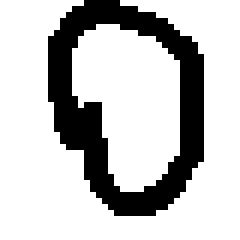
#> input picture rsc/origin/0_1031.bmp, 40 x 40 px (shown 6 times larger); its folder holds 4 pictures in this run
$ python main.py
#> lines starting #> are read from the running program, lines starting #| are printed output that depends on the picture; after the words box and inside, x2 and y2 are one past the last pixel; in counts of white or black regions, pixels touching at a corner belong together
### hwrImage/image_handle.py
import os
import cv2
import numpy as np


def __createDir(output_dir: str) -> None:
    if not os.path.exists(output_dir):
        try:
            os.makedirs(output_dir)
            print("创建目录: %s", output_dir)
        except OSError as e:
            print("创建目录 %s 失败: %s", output_dir, str(e))
            raise


# 定义rsc目录
abs_work_space = os.getcwd()
origin_dir = os.path.join(abs_work_space, 'rsc/origin')
processed_dir = os.path.join(abs_work_space, 'rsc/processed')
model_dir = os.path.join(abs_work_space, 'rsc/model')
test_pattern_dir = os.path.join(abs_work_space, 'rsc/test_pattern')

feature_file = os.path.join(model_dir, 'feature_list.txt')

__createDir(processed_dir)
__createDir(model_dir)


def clear_old_data():
    """
    清除旧数据, 删除rsc目录下的processed和model文件夹中的内容, 但保留文件夹
    :return: 无异常则返回True
    """
    for directory in [processed_dir, model_dir]:
        if os.path.exists(directory):
            # 遍历文件夹中的所有内容
            for item in os.listdir(directory):
                item_path = os.path.join(directory, item)
                # 如果是文件，删除文件
                if os.path.isfile(item_path):
                    os.remove(item_path)
                # 如果是文件夹，递归删除文件夹内容后删除文件夹
                elif os.path.isdir(item_path):
                    os.rmdir(item_path)
#> pass 2 of the loop in clear_old_data, `for directory in [processed_dir, model_dir]:`:
    return True


def preprocess(dir_name , pre_dir):
    """
    根据文件夹名, 循环遍历所有图像, 对每一张图像进行预处理
    :param dir_name: 原始文件夹
    :param pre_dir: 预处理后的图像保存路径
    :return: 预处理过程无异常情况则返回True,否则False
    """
#> called with dir_name = 'rsc/origin', pre_dir = 'rsc/processed'
    # 1.获得指定文件夹下所有的文件名
    file_name_list = os.listdir(dir_name)
    # 2.针对每一个图像进行预处理操作, 循环遍历文件名列表
    for file_name in file_name_list:
        # 2.1 根据文件名, 读取图像（灰度图）
        img_path = dir_name + "/" + file_name
        # print(file_name)
        img = cv2.imread(img_path, cv2.IMREAD_GRAYSCALE)    # 灰度图
#> img: shape (40, 40); 76.6% white; 1 black region, box (x1, y1, x2, y2) and area: (8, 0, 34, 36) 375
        # 2.2 对图像进行预处理操作
        dst_img = img_preprocess(img)
#> in img_preprocess, `dst_img = image[int(top):int(bottom), int(left):int(right)]`:
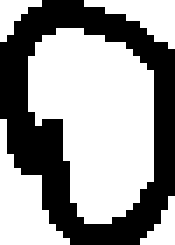
#> dst_img: shape (35, 25) (shown 7 times larger); 60% white; 1 black region, box (x1, y1, x2, y2) and area: (0, 0, 25, 35) 350
        # 2.3 把预处理后的图像存储
        preimg_path = pre_dir + "/" + file_name
        cv2.imwrite(preimg_path, dst_img)
#> pass 2 of the loop in preprocess, `for file_name in file_name_list:`:
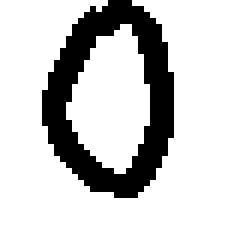
#> input picture rsc/origin/0_120.bmp, 40 x 40 px (shown 6 times larger)
#> img: shape (40, 40); 80.2% white; 1 black region, box (x1, y1, x2, y2) and area: (7, 0, 29, 33) 316
#> in img_preprocess (call 2), `dst_img = image[int(top):int(bottom), int(left):int(right)]`:
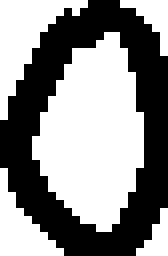
#> dst_img: shape (32, 21) (shown 8 times larger); 55.2% white; 1 black region, box (x1, y1, x2, y2) and area: (0, 0, 21, 32) 301
    return True


def  create_feature_file(dir_path, data_file_name):
    """
    对dir_path下的所有图像, 提取特征值, 并生成数据文档
    :param dir_path: 文件夹名
    :param data_file_name: 数据文档名
    :return: 无异常, 则为True
    """
#> called with dir_path = 'rsc/processed', data_file_name = 'rsc/model/feature_list.txt'
    # 1.获得指定文件夹下所有的文件名
    file_name_list = os.listdir(dir_path)
    # 2.针对每一个图像进行预处理操作, 循环遍历文件名列表
    X = np.zeros((1, 64))
    Y = np.zeros((1,1))
    for file_name in file_name_list:
        # 2.1 根据文件名, 读取图像（灰度图）
        img_path = dir_path + "/" + file_name
        img = cv2.imread(img_path, cv2.IMREAD_GRAYSCALE)  # 灰度图
        # 2.2 获得当前样本的目标值
        # 根据文件的命名规则, 第一个字符就是其目标值
        y = int(file_name[0])
        # 2.3 提取特征值
        feature = get_feature(img)
        # 将单个样本的目标值和特征值进行拼接, axis=0, 按列拼接
        X = np.append(X, feature, axis=0)
        Y = np.append(Y, np.array(y).reshape((1,1)), axis=0)
#> pass 2 of the loop in create_feature_file, `for file_name in file_name_list:`:

    feature_set = np.append(X, Y, axis=1)
    # 将数据直接保存, 舍弃第一行
    np.savetxt(data_file_name, feature_set[1:,:], fmt='%d')
    return True


def img_preprocess(src_img):
    """
    针对一张灰度图, 进行预处理,对图像进行简单的剪裁
    :param src_img: 原始图片
    :return: 预处理之后的图片
    """
    image = src_img
    # 获取长宽
    row, col = image.shape
    # 交叉遍历, 顶层从底下往上找0, 右边从左边往右找0
    top = row
    bottom = 0
    left = col
    right = 0
    # i为行, j为列
    for i in range(row):
        for j in range(col):
            # 找0, 也就是找黑色的有字部分
            if image[i, j] == 0:
                # 找到最小的有字部分的行, 也就是顶层
                if i < top:
                    top = i
                # 找到最小的有字部分的列, 也就是最左边
                if j < left:
                    left = j
                # 找到最大的有字部分的行, 也就是底层
                if i > bottom:
                    bottom = i
                # 找到最大的有字部分的列, 也就是最右边
                if j > right:
                    right = j
    # 剪裁图像
    dst_img = image[int(top):int(bottom), int(left):int(right)]
    # 统一预处理后的图像大小, 8 * 8像素
    dst_img = cv2.resize(dst_img, (8, 8))
    return dst_img


def get_feature(src_img):
    """
    提取单张图片的特征值
    :param src_img:
    :return:
    """
    row, col = src_img.shape
    # 预处理后的图片8*8像素中的黑色部分就是特征值
    # 对其进行排列成1*64的行, 得到的是灰度图的特征值
    feature = np.array(src_img).reshape((1, row*col))
    return feature

### hwrModel/knn_model.py
import numpy as np
from sklearn import neighbors, datasets
from sklearn.model_selection import train_test_split


def load_data(file_name, test_s):
    """
    读取数据集，分割训练集和测试集
    :param file_name: 数据集文件名
    :param test_s: 测试集比例
    :return: 训练集和测试集
    """
    # 读取数据集，数据集为csv格式，第一列为目标值，其他列为特征值
    # usecols参数意思是选取文件的列，usecols=tuple(range(64))为前64列（0-63）
    X = np.loadtxt(file_name, usecols=tuple(range(64)))
    # usecols=(64,)意思是选取第64列，也就是目标值
    Y = np.loadtxt(file_name, usecols=(64,))
    x_train, x_test, y_train, y_test = train_test_split(X, Y, test_size=test_s)
    return x_train, x_test, y_train, y_test


def train_model(x_train, y_train):
    """
    训练模型, 使用KNN算法
    :param x_train: 训练集特征值
    :param y_train: 训练集目标值
    :return: 训练好的模型
    """
    # 调用KNN算法进行训练clf参数
    clf = neighbors.KNeighborsClassifier(n_neighbors=4, algorithm='auto', n_jobs=-1)
    # 用划分好的x_train, y_train进行训练
    clf.fit(x_train, y_train)
    return clf


def test_model(clf, x_test, y_test):
    # 用clf自带的函数进行测试参数训练结果
    result = clf.score(x_test, y_test)
    print("测试成功率为："+ str(result))

### main.py
import os
import multiprocessing
from time import time, ctime, sleep
from atexit import register
import sys
import time
import cv2
import numpy as np
from hwrImage import image_handle
from hwrModel import knn_model


# 设置编码格式为utf-8
sys.stdout.reconfigure(encoding='utf-8')

# 设置最大线程数为逻辑核心数
logical_cores = multiprocessing.cpu_count()

# TODO: 这里设置的线程数是逻辑核心数-1, 设置所有核心, joblib库有个warning
os.environ["LOKY_MAX_CPU_COUNT"] = str(logical_cores - 1)
print(f"Logical cores: {logical_cores}")


@register
def atexit():
     print('all done at:' + ctime())


def recognition(img_path, clf):
    # 读取单张图片进行识别
    img = cv2.imread(img_path, cv2.IMREAD_GRAYSCALE)  # 灰度图
    # 对单张图片进行预处理
    dst_img = image_handle.img_preprocess(img)
    # 对单张图片提取特征
    img_feat = image_handle.get_feature(dst_img)
    # 对单张图片进行预测
    result = clf.predict(img_feat)
    return result


def get_feature():
    """
    预处理图像, 提取特征值, 并存储到文件中
    """
    image_handle.clear_old_data()
    image_handle.preprocess(image_handle.origin_dir, image_handle.processed_dir)
    image_handle.create_feature_file(image_handle.processed_dir, image_handle.feature_file)


def get_clf(split: float = 0.3):
    """
    训练模型, 返回训练好的模型和测试集
    :param split: 测试集比例
    :return: 训练好的模型和测试集
    """
    x_train, x_test, y_train, y_test = knn_model.load_data(image_handle.feature_file, split)
    clf = knn_model.train_model(x_train, y_train)
    return clf, x_test, y_test


if __name__ == '__main__':
    print('start at:' + ctime())

    # 预处理图像, 提取特征值, 并存储到文件中
    get_feature()

    # 训练模型
    clf, x_test, y_test = get_clf(0.2)

    # 测试模型准确率
#> (the run stopped early here; a loop or call above may not have finished)
